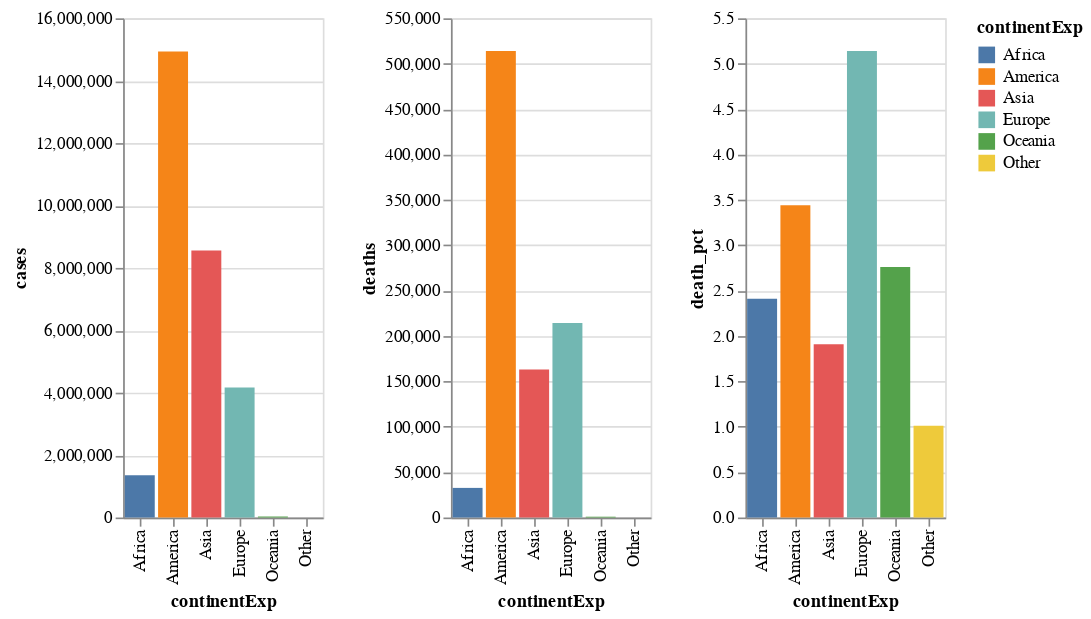

Here is the notebook cell this chart was saved with:
### Code cell
#sns.catplot(x='continentExp', hue='continentExp', col='cases', kind='count', data=cases_by_continent);

chart1 = alt.Chart(cases_by_continent).mark_bar().encode(
    x='continentExp',
    y='cases',
    color='continentExp',
    order=alt.Order('continentExp',sort='ascending')
)

chart2 = alt.Chart(cases_by_continent).mark_bar().encode(
    x='continentExp',
    y='deaths',
    color='continentExp'
)

chart3 = alt.Chart(cases_by_continent).mark_bar().encode(
    x='continentExp',
    y='death_pct',
    color='continentExp'
)

(chart1 | chart2 | chart3)

### Figure 1 — Vega-Lite specification as saved in the notebook (floating-point values rounded to 4 significant figures)
{"config": {"view": {"continuousWidth": 400, "continuousHeight": 300}}, "hconcat": [{"mark": "bar", "encoding": {"color": {"type": "nominal", "field": "continentExp"}, "order": {"type": "nominal", "field": "continentExp", "sort": "ascending"}, "x": {"type": "nominal", "field": "continentExp"}, "y": {"type": "quantitative", "field": "cases"}}}, {"mark": "bar", "encoding": {"color": {"type": "nominal", "field": "continentExp"}, "x": {"type": "nominal", "field": "continentExp"}, "y": {"type": "quantitative", "field": "deaths"}}}, {"mark": "bar", "encoding": {"color": {"type": "nominal", "field": "continentExp"}, "x": {"type": "nominal", "field": "continentExp"}, "y": {"type": "quantitative", "field": "death_pct"}}}], "data": {"name": "data-1dfc7c2b9d606efab5180b9e38d643a2"}, "$schema": "https://vega.github.io/schema/vega-lite/v4.8.1.json", "datasets": {"data-1dfc7c2b9d606efab5180b9e38d643a2": [{"continentExp": "Africa", "cases": 1354032, "deaths": 32620, "Lat": 11.5, "Long": 17.76, "death_pct": 2.41}, {"continentExp": "America", "cases": 14935345, "deaths": 513860, "Lat": 51.45, "Long": 5.966, "death_pct": 3.44}, {"continentExp": "Asia", "cases": 8557253, "deaths": 163076, "Lat": 51.21, "Long": 89.23, "death_pct": 1.91}, {"continentExp": "Europe", "cases": 4170299, "deaths": 214272, "Lat": 51.0, "Long": 10.0, "death_pct": 5.14}, {"continentExp": "Oceania", "cases": 31509, "deaths": 871, "Lat": -18.31, "Long": 138.5, "death_pct": 2.76}, {"continentExp": "Other", "cases": 696, "deaths": 7, "Lat": 60.6, "Long": -134.9, "death_pct": 1.01}]}}
